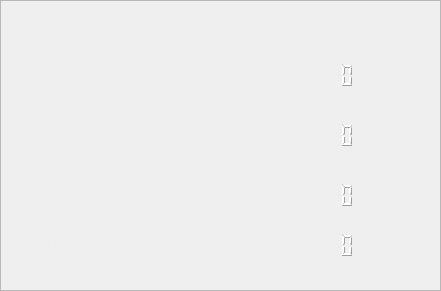
     <widget class="QFrame" name="control_frame">
      <property name="geometry">
       <rect>
        <x>10</x>
        <y>530</y>
        <width>441</width>
        <height>291</height>
       </rect>
      </property>
      <property name="whatsThis">
       <string/>
      </property>
      <property name="styleSheet">
       <string notr="true">QWidget QLabel {
    background-color: transparent;
color: rgb(255, 255, 255) ;
}
 border: 1px solid white;
</string>
      </property>
      <property name="frameShape">
       <enum>QFrame::StyledPanel</enum>
      </property>
      <property name="frameShadow">
       <enum>QFrame::Raised</enum>
      </property>
      <widget class="QLabel" name="label_23">
       <property name="geometry">
        <rect>
         <x>50</x>
         <y>50</y>
         <width>141</width>
         <height>31</height>
        </rect>
       </property>
       <property name="styleSheet">
        <string notr="true">
font: 75 15pt &quot;Ubuntu Condensed&quot;;
color :rgb(238, 238, 236)</string>
       </property>
       <property name="text">
        <string>System</string>
       </property>
      </widget>
      <widget class="QLabel" name="label_25">
       <property name="geometry">
        <rect>
         <x>50</x>
         <y>120</y>
         <width>141</width>
         <height>31</height>
        </rect>
       </property>
       <property name="styleSheet">
        <string notr="true">
font: 75 15pt &quot;Ubuntu Condensed&quot;;
color :rgb(238, 238, 236)</string>
       </property>
       <property name="text">
        <string>GyroScope</string>
       </property>
      </widget>
      <widget class="QLabel" name="label_27">
       <property name="geometry">
        <rect>
         <x>40</x>
         <y>180</y>
         <width>161</width>
         <height>31</height>
        </rect>
       </property>
       <property name="styleSheet">
        <string notr="true">
font: 75 15pt &quot;Ubuntu Condensed&quot;;
color :rgb(238, 238, 236)</string>
       </property>
       <property name="text">
        <string>Accelerometer</string>
       </property>
      </widget>
      <widget class="QLabel" name="label_29">
       <property name="geometry">
        <rect>
         <x>40</x>
         <y>230</y>
         <width>171</width>
         <height>31</height>
        </rect>
       </property>
       <property name="styleSheet">
        <string notr="true">
font: 75 15pt &quot;Ubuntu Condensed&quot;;
color :rgb(238, 238, 236)</string>
       </property>
       <property name="text">
        <string>MagnetoMeter</string>
       </property>
      </widget>
      <widget class="QLCDNumber" name="timer_3">
       <property name="geometry">
        <rect>
         <x>280</x>
         <y>230</y>
         <width>81</width>
         <height>31</height>
        </rect>
       </property>
       <property name="styleSheet">
        <string notr="true">color :rgb(255, 255, 255) ;
</string>
       </property>
       <property name="frameShape">
        <enum>QFrame::NoFrame</enum>
       </property>
       <property name="frameShadow">
        <enum>QFrame::Sunken</enum>
       </property>
       <property name="smallDecimalPoint">
        <bool>true</bool>
       </property>
       <property name="digitCount">
        <number>5</number>
       </property>
       <property name="mode">
        <enum>QLCDNumber::Dec</enum>
       </property>
       <property name="segmentStyle">
        <enum>QLCDNumber::Filled</enum>
       </property>
       <property name="value" stdset="0">
        <double>0.000000000000000</double>
       </property>
       <property name="intValue" stdset="0">
        <number>0</number>
       </property>
      </widget>
      <widget class="QLCDNumber" name="timer_4">
       <property name="geometry">
        <rect>
         <x>280</x>
         <y>180</y>
         <width>81</width>
         <height>31</height>
        </rect>
       </property>
       <property name="styleSheet">
        <string notr="true">color :rgb(255, 255, 255) ;
</string>
       </property>
       <property name="frameShape">
        <enum>QFrame::NoFrame</enum>
       </property>
       <property name="frameShadow">
        <enum>QFrame::Sunken</enum>
       </property>
       <property name="smallDecimalPoint">
        <bool>true</bool>
       </property>
       <property name="digitCount">
        <number>5</number>
       </property>
       <property name="mode">
        <enum>QLCDNumber::Dec</enum>
       </property>
       <property name="segmentStyle">
        <enum>QLCDNumber::Filled</enum>
       </property>
       <property name="value" stdset="0">
        <double>0.000000000000000</double>
       </property>
       <property name="intValue" stdset="0">
        <number>0</number>
       </property>
      </widget>
      <widget class="QLCDNumber" name="timer_5">
       <property name="geometry">
        <rect>
         <x>280</x>
         <y>120</y>
         <width>81</width>
         <height>31</height>
        </rect>
       </property>
       <property name="styleSheet">
        <string notr="true">color :rgb(255, 255, 255) ;
</string>
       </property>
       <property name="frameShape">
        <enum>QFrame::NoFrame</enum>
       </property>
       <property name="frameShadow">
        <enum>QFrame::Sunken</enum>
       </property>
       <property name="smallDecimalPoint">
        <bool>true</bool>
       </property>
       <property name="digitCount">
        <number>5</number>
       </property>
       <property name="mode">
        <enum>QLCDNumber::Dec</enum>
       </property>
       <property name="segmentStyle">
        <enum>QLCDNumber::Filled</enum>
       </property>
       <property name="value" stdset="0">
        <double>0.000000000000000</double>
       </property>
       <property name="intValue" stdset="0">
        <number>0</number>
       </property>
      </widget>
      <widget class="QLCDNumber" name="timer_6">
       <property name="geometry">
        <rect>
         <x>280</x>
         <y>60</y>
         <width>81</width>
         <height>31</height>
        </rect>
       </property>
       <property name="styleSheet">
        <string notr="true">color :rgb(255, 255, 255) ;
</string>
       </property>
       <property name="frameShape">
        <enum>QFrame::NoFrame</enum>
       </property>
       <property name="frameShadow">
        <enum>QFrame::Sunken</enum>
       </property>
       <property name="smallDecimalPoint">
        <bool>true</bool>
       </property>
       <property name="digitCount">
        <number>5</number>
       </property>
       <property name="mode">
        <enum>QLCDNumber::Dec</enum>
       </property>
       <property name="segmentStyle">
        <enum>QLCDNumber::Filled</enum>
       </property>
       <property name="value" stdset="0">
        <double>0.000000000000000</double>
       </property>
       <property name="intValue" stdset="0">
        <number>0</number>
       </property>
      </widget>
     </widget>
